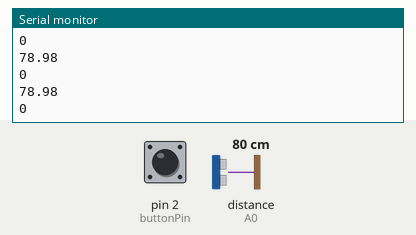
Simulated run of this sketch. Board: Arduino Uno, built with avr-gcc and run on an emulated ATmega328P. On the bench: the last lines printed to the serial monitor. Wiring (inferred from the names in the program): ultrasonic range finder: trigger pin 7; echo A0. The inputs (shaded band) are chosen by the test bench; at power-on: distance to the obstacle (sensor on A0) 80 cm, pin 2 (buttonPin) HIGH. The echo pulse lasts 58.3 µs per cm.

Above: at 1.2 s.
1.3 s: distance to the obstacle (sensor on A0) set to 2 cm
At 1.79 s:
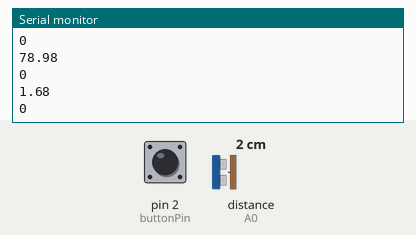
2.8 s: pin 2 (buttonPin) pulled LOW for 0.35 s
At 3.5 s:
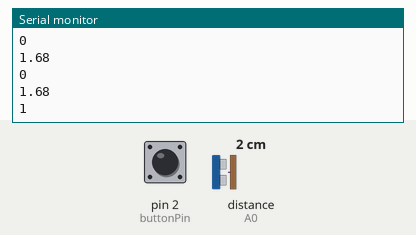
4.6 s: distance to the obstacle (sensor on A0) set to 4 cm
At 5.1 s:
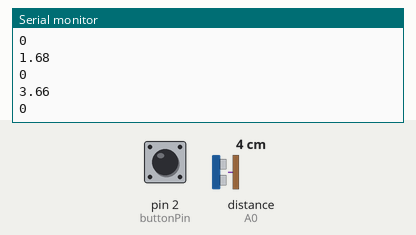
6.1 s: pin 2 (buttonPin) pulled LOW for 1 s
Timing chart, 0 to 9.1 s (numbered marks = the images above; inputs shaded):
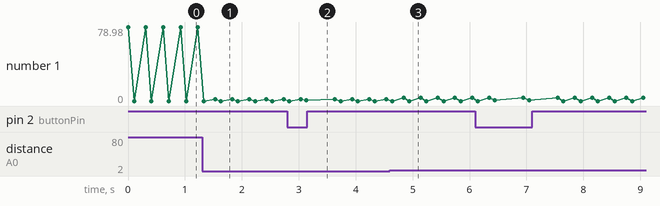

The sketch:

check_concentration_log.ino
```cpp
#include <Time.h>

int numReadings = 500;
int readingCounter = 0;
int cnt = 0;
int seconds = 0;
int val;

double duration, distance;
const int trigPin = 7;
const int echoPin = A0;
const int buttonPin = 2;

void setup() {
  // put your setup code here, to run once:
  Serial.begin(9600);

  pinMode(trigPin,OUTPUT);
  pinMode(echoPin,INPUT);
  pinMode(buttonPin, INPUT_PULLUP);

}

void loop() {
  // put your main code here, to run repeatedly:
  cnt = 0;
  digitalWrite(trigPin,HIGH);
  delayMicroseconds(10);
  digitalWrite(trigPin,LOW);
  val = digitalRead(buttonPin);

  duration = pulseIn(echoPin, HIGH);
  distance = ((duration*340)/10000)/2;
  if (distance < 100) {
      //Serial.println(millis()/1000);
      Serial.println(distance);
  }
  delay(100);
  if(val == 0) {
    cnt++;
    Serial.println(cnt);
    delay(500);
  }
  else{
    Serial.println(0);
    delay(200);
  }
}
```

Measured:
- after the input at 1.3 s, the serial monitor: prints a new line after 0.23 s (image 1)
- after the input at 2.8 s, the serial monitor: prints a new line after 0.34 s (image 2)
- after the input at 4.6 s, the serial monitor: prints a new line after 0.24 s (image 3)
- plotted number 1: 78.98 → 1.68 after the input at 1.3 s, 1.68 → 3.66 after the input at 4.6 s
